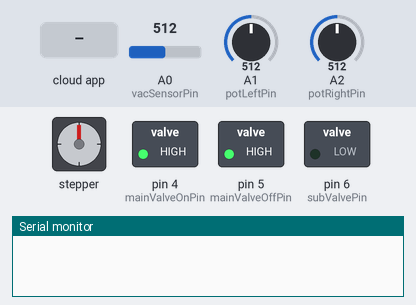
Recording of a sketch running on a simulated Arduino Uno, built with avr-gcc and run on an emulated ATmega328P. Shown: stepper motor, switched loads named in the sketch (green lamp = pin HIGH), the last lines printed to the serial monitor. Wiring (inferred from the names in the program): stepper motor driver (400 steps per turn assumed): step pin 2; direction pin 3. Inputs (shaded band) come from the test bench; at power-on: A0 (vacSensorPin) = 512, A1 (potLeftPin) = 512, A2 (potRightPin) = 512. The ROS host is connected and sends only what is stated; pins used as bus, display or sensor lines are not drawn.

Above: at 1.2 s.
1.3 s: the phone or cloud app sets toggle_valves to 0
At 1.7 s:
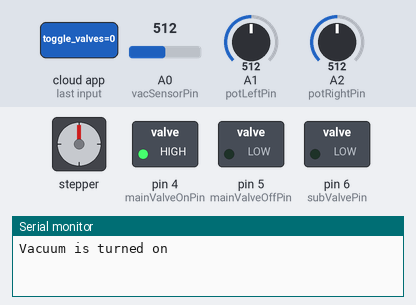
3.8 s: the phone or cloud app sets toggle_dist to 45
At 5.6 s:
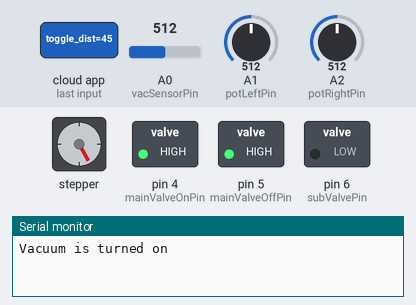
5.9 s: the phone or cloud app sets toggle_dist to 90
At 8.0 s:
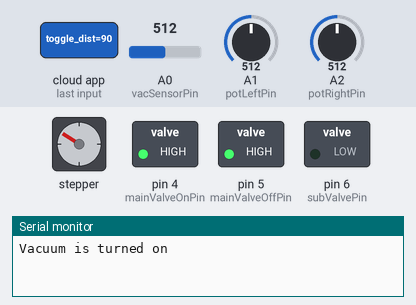
8.6 s: the phone or cloud app sets toggle_valves to 0
At 9.6 s:
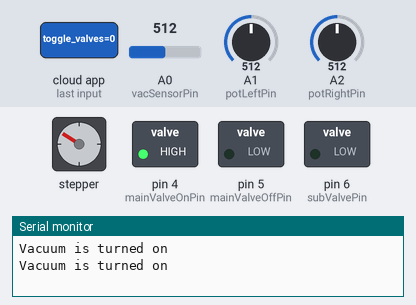
11.6 s: the phone or cloud app sets toggle_dist to 0
At 13.7 s:
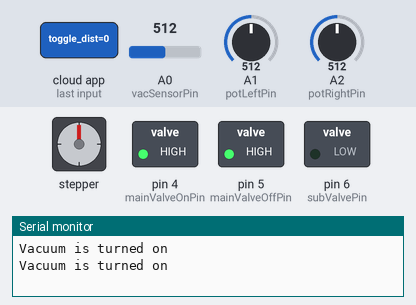
Timing chart, 0 to 15.2 s (numbered marks = the images above; inputs shaded):
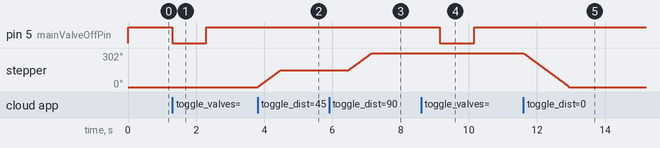

The sketch:

arduino_code.ino
```cpp
#include <ros.h>
#include <std_msgs/UInt16.h>

#define dirPin 3
#define stepPin 2
#define stepsPerRevolution 400
#define initLength 0

#define mainValveOnPin 4 //double check which is on which is off
#define mainValveOffPin 5
#define subValvePin 6 //double check this is indeed the subvalve pin

#define potLeftPin A1
#define potRightPin A2 //rearange if need be
#define vacSensorPin A0

float currentLength = initLength;
const float delTheta = 0.01570796; // [radians] -- converison: 0.9*pi/180
const float pulleyRadius = 8.5; // [mm]
const float maxLength = 98; // [mm]
const float minLength = 0;
int servoLength = 0;

String VacuumOnMessage = "Vacuum is turned on"; // this is a string with information
String VacuumOffMessage = "Vacuum is turned off"; // this is a string with information

//creating a ROS Node on the Arduino
ros::NodeHandle nh;

// Create 2 Publishers for the potentiometer data <--- consider making this 1 publisher after confirming they work
std_msgs::UInt16 potMsgL;
std_msgs::UInt16 potMsgR;

ros::Publisher potentiometerLeft("potentiometer_left", &potMsgL);

ros::Publisher potentiometerRight("potentiometer_right", &potMsgR);

//Create Publisher for the vacuum sensor data
std_msgs::UInt16 vacuumMsg;

ros::Publisher vacuumSensor("vacuumSensor", &vacuumMsg);

//Create Subscriber which listens for commands related to the valve system
//callback function once the toggle_valve topic recieves a message
void valveMsgCb( const std_msgs::UInt16& valveMsg){
  if(valveMsg.data == 0){
    mainValve_close();
  }
  // activate suction from both fingers
  else if(valveMsg.data == 1){
    subValve_open();
    mainValve_open();
  }
  // activate suction from only the left finger
  else if(valveMsg.data == 2){
    subValve_close();
    mainValve_open();
  }
  else{
    Serial.println("ERROR: unknown valve request published");
  }
}
ros::Subscriber<std_msgs::UInt16> toggle_valves("toggle_valves", &valveMsgCb );


//Create Subscriber for the Motor <-- NOTE: motorMsg.data should be in [mm]
void motorMsgCb( const std_msgs::UInt16& motorMsg){
  moveFingers(motorMsg.data);
}
ros::Subscriber<std_msgs::UInt16> toggle_dist("toggle_dist", &motorMsgCb );

void setup() {
  //initialize Node:
  nh.initNode();

  //set up subscribers and publishers
  nh.advertise(potentiometerLeft);
  nh.advertise(potentiometerRight);
  nh.advertise(vacuumSensor);
  nh.subscribe(toggle_valves);
  nh.subscribe(toggle_dist);

  // Declare pins as outputs and inputs, as well as their initial states:
  pinMode(stepPin, OUTPUT);
  pinMode(dirPin, OUTPUT);
  digitalWrite(dirPin, HIGH);
  digitalWrite(stepPin, LOW);

  pinMode(mainValveOnPin, OUTPUT);
  pinMode(mainValveOffPin, OUTPUT);
  digitalWrite(mainValveOnPin, HIGH);
  digitalWrite(mainValveOffPin, HIGH);

  pinMode(subValvePin, OUTPUT);
  digitalWrite(subValvePin, LOW); //initialize the subvalve to be closed

  pinMode(potLeftPin, INPUT);
  pinMode(potRightPin, INPUT);
  pinMode(vacSensorPin, INPUT);


  //set Baud rate
  Serial.begin(57600);
//  Serial.setTimeout(500);
}

void loop() {
  potMsgL.data = analogRead(potLeftPin);
  potMsgR.data = analogRead(potRightPin);
  vacuumMsg.data = analogRead(vacSensorPin);


  potentiometerLeft.publish(&potMsgL);
  potentiometerRight.publish(&potMsgR);
  vacuumSensor.publish(&vacuumMsg);
  nh.spinOnce();
  delay(1);
}


void moveFingers(int L) {

  if ((L >= minLength) && (L <= maxLength)) {

    //to calculate the steps required, we make the following calculation:
    int steps = int(floor(0.5*abs(L-currentLength)/(pulleyRadius*delTheta)));

    if (L > currentLength){
      openFingers(steps);
    }
    else if (L < currentLength){
      closeFingers(steps);
    }
    else{
      Serial.println("The length between the fingers is already " + String(L) + "[mm].");
    }

    currentLength = L;
  }
  else{
    Serial.println("The number you inputed is either too high or too low. Try again...");
  }
  delay(1000);

}

void openFingers(int steps) {

  //sets the rotation of the motor to anticlockwise - opening gripper
  digitalWrite(dirPin, HIGH);

  //open the gripper by indicated number of steps
  for (int i = 0; i < steps; i++) {
    // These four lines result in 1 step:
    digitalWrite(stepPin, HIGH);
    delayMicroseconds(2000); // bigger number, slower rotation
    digitalWrite(stepPin, LOW);
    delayMicroseconds(2000);
  }
  delay(1000);
}

void closeFingers(int steps) {

  //sets the rotation of the motor to anticlockwise - opening gripper
  digitalWrite(dirPin, LOW);

  //open the gripper by indicated number of steps
  for (int i = 0; i < steps; i++) {
    // These four lines result in 1 step:
    digitalWrite(stepPin, HIGH);
    delayMicroseconds(2000); // bigger number, slower rotation
    digitalWrite(stepPin, LOW);
    delayMicroseconds(2000);
  }
  delay(1000);
}

void mainValve_open(){
  Serial.println(VacuumOnMessage);
  digitalWrite(mainValveOnPin, LOW);
  delay(1000);
  digitalWrite(mainValveOnPin, HIGH);
}

void mainValve_close(){
  Serial.println(VacuumOnMessage);
  digitalWrite(mainValveOffPin, LOW);
  delay(1000);
  digitalWrite(mainValveOffPin, HIGH);
}

void subValve_open(){
  digitalWrite(subValvePin, HIGH);
}

void subValve_close(){
  digitalWrite(subValvePin, LOW);
}
```

Measured:
- after the input at 1.3 s, pin 5 (mainValveOffPin): HIGH → LOW at once, → HIGH 1.0 s later
- after the input at 3.8 s, stepper: turns 151° clockwise in 0.67 s, starting at once
- after the input at 5.9 s, stepper: turns 151° clockwise in 0.67 s, starting after 0.58 s
- after the input at 8.6 s, pin 5 (mainValveOffPin): HIGH → LOW after 0.55 s, → HIGH 1.0 s later
- after the input at 11.6 s, stepper: turns 302° counter-clockwise in 1.3 s, starting at once
